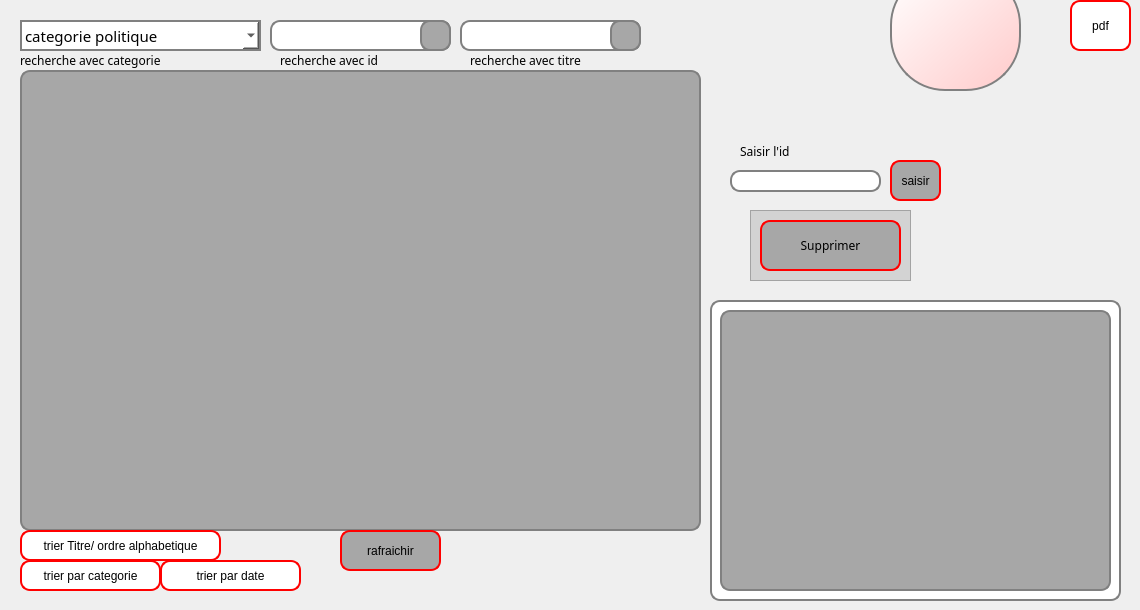
       <widget class="QWidget" name="tab_7">
        <attribute name="title">
         <string>affichage</string>
        </attribute>
        <widget class="QComboBox" name="categoriechercher">
         <property name="geometry">
          <rect>
           <x>20</x>
           <y>20</y>
           <width>241</width>
           <height>31</height>
          </rect>
         </property>
         <property name="font">
          <font>
           <family>Arial Rounded MT Bold</family>
           <pointsize>11</pointsize>
           <weight>50</weight>
           <italic>false</italic>
           <bold>false</bold>
          </font>
         </property>
         <property name="styleSheet">
          <string notr="true">font: 11pt &quot;Arial Rounded MT Bold&quot;;
color: rgb(0, 0, 0);
background-color: rgb(255, 255, 255);
border-radius: 0px;
border: 2px solid gray;
</string>
         </property>
         <item>
          <property name="text">
           <string>categorie politique</string>
          </property>
         </item>
         <item>
          <property name="text">
           <string>categorie sport</string>
          </property>
         </item>
         <item>
          <property name="text">
           <string>categorie meteo</string>
          </property>
         </item>
         <item>
          <property name="text">
           <string>categorie espace</string>
          </property>
         </item>
         <item>
          <property name="text">
           <string>categorie filmatographie</string>
          </property>
         </item>
         <item>
          <property name="text">
           <string>categorie technologique</string>
          </property>
         </item>
         <item>
          <property name="text">
           <string>categorie sante</string>
          </property>
         </item>
         <item>
          <property name="text">
           <string>categorie divers</string>
          </property>
         </item>
        </widget>
        <widget class="QLineEdit" name="le_recherche">
         <property name="geometry">
          <rect>
           <x>270</x>
           <y>20</y>
           <width>181</width>
           <height>31</height>
          </rect>
         </property>
         <property name="styleSheet">
          <string notr="true">background-color: rgb(255, 255, 255);
border-radius: 10px;
border: 2px solid gray;
color: rgb(0, 0, 0);
</string>
         </property>
         <property name="text">
          <string/>
         </property>
        </widget>
        <widget class="QPushButton" name="pushButton_7">
         <property name="geometry">
          <rect>
           <x>420</x>
           <y>20</y>
           <width>31</width>
           <height>31</height>
          </rect>
         </property>
         <property name="font">
          <font>
           <family>Arial Rounded MT Bold</family>
          </font>
         </property>
         <property name="styleSheet">
          <string notr="true">border-radius: 10px;

border: 2px solid gray;
image: url(:/ressources/icons8-chercher-100.png);
background-color:rgb(167, 167, 167);</string>
         </property>
         <property name="text">
          <string/>
         </property>
         <property name="icon">
          <iconset>
           <normaloff>../../ressources/icons8-chercher-100.png</normaloff>../../ressources/icons8-chercher-100.png</iconset>
         </property>
        </widget>
        <widget class="QTableView" name="listView">
         <property name="geometry">
          <rect>
           <x>20</x>
           <y>70</y>
           <width>681</width>
           <height>461</height>
          </rect>
         </property>
         <property name="styleSheet">
          <string notr="true">
border-radius: 10px;
border: 2px solid gray;
color: rgb(0, 0, 0);
background-color:rgb(167, 167, 167);</string>
         </property>
        </widget>
        <widget class="QLineEdit" name="le_suppr">
         <property name="geometry">
          <rect>
           <x>730</x>
           <y>170</y>
           <width>151</width>
           <height>22</height>
          </rect>
         </property>
         <property name="styleSheet">
          <string notr="true">background-color: rgb(255, 255, 255);
border-radius: 10px;
border: 2px solid gray;
color: rgb(0, 0, 0);</string>
         </property>
        </widget>
        <widget class="QLabel" name="label_9">
         <property name="geometry">
          <rect>
           <x>740</x>
           <y>141</y>
           <width>141</width>
           <height>20</height>
          </rect>
         </property>
         <property name="font">
          <font>
           <family>Arial Rounded MT Bold</family>
          </font>
         </property>
         <property name="styleSheet">
          <string notr="true">
border:0px solid red;
</string>
         </property>
         <property name="text">
          <string>Saisir l'id</string>
         </property>
        </widget>
        <widget class="QFrame" name="frame_8">
         <property name="geometry">
          <rect>
           <x>750</x>
           <y>210</y>
           <width>161</width>
           <height>71</height>
          </rect>
         </property>
         <property name="styleSheet">
          <string notr="true">background-color: rgb(211, 211, 211);
</string>
         </property>
         <property name="frameShape">
          <enum>QFrame::StyledPanel</enum>
         </property>
         <property name="frameShadow">
          <enum>QFrame::Sunken</enum>
         </property>
         <widget class="QPushButton" name="bouton_supp">
          <property name="geometry">
           <rect>
            <x>10</x>
            <y>10</y>
            <width>141</width>
            <height>51</height>
           </rect>
          </property>
          <property name="font">
           <font>
            <family>Arial Rounded MT Bold</family>
            <pointsize>-1</pointsize>
           </font>
          </property>
          <property name="styleSheet">
           <string notr="true">QPushButton {
background-color:rgb(167, 167, 167);
color: rgb(0, 0, 0);
border-radius: 10px;
/*border-width: 3px;*/
   /* border-color: #E80F88;
    border-style: solid;*/
border: 2px solid red;
   /* border-radius: 10;*/
   /* padding: 4px;*/
    font-size: 12px;
    padding-left: 5px;
    padding-right: 5px;

}


QPushButton:hover {
background-color: qlineargradient(spread:pad, x1:0, y1:0, x2:0, y2:1, stop:0 rgb(200, 200, 255), stop:1 rgb(200, 200, 255));
color: rgb(255, 255, 255);
 border-color: #AF0171;
}</string>
          </property>
          <property name="text">
           <string>Supprimer</string>
          </property>
          <property name="icon">
           <iconset>
            <normaloff>../../ressources/icons8-supprimer-pour-toujours-100.png</normaloff>../../ressources/icons8-supprimer-pour-toujours-100.png</iconset>
          </property>
         </widget>
        </widget>
        <widget class="QFrame" name="frame">
         <property name="geometry">
          <rect>
           <x>710</x>
           <y>300</y>
           <width>411</width>
           <height>301</height>
          </rect>
         </property>
         <property name="styleSheet">
          <string notr="true">background-color: rgb(255, 255, 255);
border-radius: 10px;
border: 2px solid gray;</string>
         </property>
         <property name="frameShape">
          <enum>QFrame::StyledPanel</enum>
         </property>
         <property name="frameShadow">
          <enum>QFrame::Raised</enum>
         </property>
         <widget class="QLabel" name="le_imageapercu">
          <property name="geometry">
           <rect>
            <x>10</x>
            <y>10</y>
            <width>391</width>
            <height>281</height>
           </rect>
          </property>
          <property name="styleSheet">
           <string notr="true">background-color:rgb(167, 167, 167);</string>
          </property>
          <property name="text">
           <string/>
          </property>
         </widget>
        </widget>
        <widget class="QPushButton" name="saisir">
         <property name="geometry">
          <rect>
           <x>890</x>
           <y>160</y>
           <width>51</width>
           <height>41</height>
          </rect>
         </property>
         <property name="styleSheet">
          <string notr="true">QPushButton {
background-color:rgb(167, 167, 167);
color: rgb(0, 0, 0);
border-radius: 10px;
/*border-width: 3px;*/
   /* border-color: #E80F88;
    border-style: solid;*/
border: 2px solid red;
   /* border-radius: 10;*/
   /* padding: 4px;*/
    font-size: 12px;
    padding-left: 5px;
    padding-right: 5px;

}


QPushButton:hover {
background-color: qlineargradient(spread:pad, x1:0, y1:0, x2:0, y2:1, stop:0 rgb(200, 200, 255), stop:1 rgb(200, 200, 255));
color: rgb(255, 255, 255);
 border-color: #AF0171;
}</string>
         </property>
         <property name="text">
          <string>saisir</string>
         </property>
        </widget>
        <widget class="QPushButton" name="trier">
         <property name="geometry">
          <rect>
           <x>20</x>
           <y>530</y>
           <width>201</width>
           <height>31</height>
          </rect>
         </property>
         <property name="styleSheet">
          <string notr="true">QPushButton {
background-color:rgb(255, 255, 255);
color: rgb(0, 0, 0);
border-radius: 10px;
/*border-width: 3px;*/
   /* border-color: #E80F88;
    border-style: solid;*/
border: 2px solid red;
   /* border-radius: 10;*/
   /* padding: 4px;*/
    font-size: 12px;
    padding-left: 5px;
    padding-right: 5px;

}


QPushButton:hover {
background-color: qlineargradient(spread:pad, x1:0, y1:0, x2:0, y2:1, stop:0 rgb(200, 200, 255), stop:1 rgb(200, 200, 255));
color: rgb(255, 255, 255);
 border-color: #AF0171;
}</string>
         </property>
         <property name="text">
          <string>trier Titre/ ordre alphabetique</string>
         </property>
         <property name="icon">
          <iconset>
           <normaloff>:/ressources/icons8-visible-48.png</normaloff>:/ressources/icons8-visible-48.png</iconset>
         </property>
        </widget>
        <widget class="QPushButton" name="rafraichir">
         <property name="geometry">
          <rect>
           <x>340</x>
           <y>530</y>
           <width>101</width>
           <height>41</height>
          </rect>
         </property>
         <property name="styleSheet">
          <string notr="true">QPushButton {
background-color:rgb(167, 167, 167);
color: rgb(0, 0, 0);
border-radius: 10px;
/*border-width: 3px;*/
   /* border-color: #E80F88;
    border-style: solid;*/
border: 2px solid red;
   /* border-radius: 10;*/
   /* padding: 4px;*/
    font-size: 12px;
    padding-left: 5px;
    padding-right: 5px;

}


QPushButton:hover {
background-color: qlineargradient(spread:pad, x1:0, y1:0, x2:0, y2:1, stop:0 rgb(200, 200, 255), stop:1 rgb(200, 200, 255));
color: rgb(255, 255, 255);
 border-color: #AF0171;
}</string>
         </property>
         <property name="text">
          <string>rafraichir</string>
         </property>
         <property name="icon">
          <iconset>
           <normaloff>:/ressources/icons8-visible-48.png</normaloff>:/ressources/icons8-visible-48.png</iconset>
         </property>
        </widget>
        <widget class="QPushButton" name="pushButton_2">
         <property name="geometry">
          <rect>
           <x>1070</x>
           <y>0</y>
           <width>61</width>
           <height>51</height>
          </rect>
         </property>
         <property name="styleSheet">
          <string notr="true">QPushButton {
background-color:rgb(255, 255, 255);
color: rgb(0, 0, 0);
border-radius: 10px;
/*border-width: 3px;*/
   /* border-color: #E80F88;
    border-style: solid;*/
border: 2px solid red;
   /* border-radius: 10;*/
   /* padding: 4px;*/
    font-size: 12px;
    padding-left: 5px;
    padding-right: 5px;

}


QPushButton:hover {
background-color: qlineargradient(spread:pad, x1:0, y1:0, x2:0, y2:1, stop:0 rgb(200, 200, 255), stop:1 rgb(200, 200, 255));
color: rgb(255, 255, 255);
 border-color: #AF0171;
}</string>
         </property>
         <property name="text">
          <string>pdf</string>
         </property>
        </widget>
        <widget class="QFrame" name="frame_9">
         <property name="geometry">
          <rect>
           <x>890</x>
           <y>-30</y>
           <width>131</width>
           <height>121</height>
          </rect>
         </property>
         <property name="styleSheet">
          <string notr="true">image: url(:/LOGOS/large (3).png);
border-radius: 55px;
border: 2px solid gray;
background-color: qlineargradient(spread:pad, x1:0, y1:0, x2:1, y2:1, stop:0 rgba(255, 255, 255, 255), stop:1 rgba(255, 202, 202, 255));
</string>
         </property>
         <property name="frameShape">
          <enum>QFrame::StyledPanel</enum>
         </property>
         <property name="frameShadow">
          <enum>QFrame::Raised</enum>
         </property>
        </widget>
        <widget class="QPushButton" name="trier_2">
         <property name="geometry">
          <rect>
           <x>20</x>
           <y>560</y>
           <width>141</width>
           <height>31</height>
          </rect>
         </property>
         <property name="styleSheet">
          <string notr="true">QPushButton {
background-color:rgb(255, 255, 255);
color: rgb(0, 0, 0);
border-radius: 10px;
/*border-width: 3px;*/
   /* border-color: #E80F88;
    border-style: solid;*/
border: 2px solid red;
   /* border-radius: 10;*/
   /* padding: 4px;*/
    font-size: 12px;
    padding-left: 5px;
    padding-right: 5px;

}


QPushButton:hover {
background-color: qlineargradient(spread:pad, x1:0, y1:0, x2:0, y2:1, stop:0 rgb(200, 200, 255), stop:1 rgb(200, 200, 255));
color: rgb(255, 255, 255);
 border-color: #AF0171;
}</string>
         </property>
         <property name="text">
          <string>trier par categorie</string>
         </property>
         <property name="icon">
          <iconset>
           <normaloff>:/ressources/icons8-visible-48.png</normaloff>:/ressources/icons8-visible-48.png</iconset>
         </property>
        </widget>
        <widget class="QPushButton" name="trier_3">
         <property name="geometry">
          <rect>
           <x>160</x>
           <y>560</y>
           <width>141</width>
           <height>31</height>
          </rect>
         </property>
         <property name="styleSheet">
          <string notr="true">QPushButton {
background-color:rgb(255, 255, 255);
color: rgb(0, 0, 0);
border-radius: 10px;
/*border-width: 3px;*/
   /* border-color: #E80F88;
    border-style: solid;*/
border: 2px solid red;
   /* border-radius: 10;*/
   /* padding: 4px;*/
    font-size: 12px;
    padding-left: 5px;
    padding-right: 5px;

}


QPushButton:hover {
background-color: qlineargradient(spread:pad, x1:0, y1:0, x2:0, y2:1, stop:0 rgb(200, 200, 255), stop:1 rgb(200, 200, 255));
color: rgb(255, 255, 255);
 border-color: #AF0171;
}</string>
         </property>
         <property name="text">
          <string>trier par date</string>
         </property>
         <property name="icon">
          <iconset>
           <normaloff>:/ressources/icons8-visible-48.png</normaloff>:/ressources/icons8-visible-48.png</iconset>
         </property>
        </widget>
        <widget class="QLineEdit" name="le_recherche_2">
         <property name="geometry">
          <rect>
           <x>460</x>
           <y>20</y>
           <width>181</width>
           <height>31</height>
          </rect>
         </property>
         <property name="styleSheet">
          <string notr="true">background-color: rgb(255, 255, 255);
border-radius: 10px;
border: 2px solid gray;
color: rgb(0, 0, 0);
</string>
         </property>
         <property name="text">
          <string/>
         </property>
        </widget>
        <widget class="QPushButton" name="pushButton_8">
         <property name="geometry">
          <rect>
           <x>610</x>
           <y>20</y>
           <width>31</width>
           <height>31</height>
          </rect>
         </property>
         <property name="font">
          <font>
           <family>Arial Rounded MT Bold</family>
          </font>
         </property>
         <property name="styleSheet">
          <string notr="true">border-radius: 10px;

border: 2px solid gray;
image: url(:/ressources/icons8-chercher-100.png);
background-color:rgb(167, 167, 167);</string>
         </property>
         <property name="text">
          <string/>
         </property>
         <property name="icon">
          <iconset>
           <normaloff>../../ressources/icons8-chercher-100.png</normaloff>../../ressources/icons8-chercher-100.png</iconset>
         </property>
        </widget>
        <widget class="QLabel" name="label_11">
         <property name="geometry">
          <rect>
           <x>280</x>
           <y>50</y>
           <width>141</width>
           <height>20</height>
          </rect>
         </property>
         <property name="font">
          <font>
           <family>Arial Rounded MT Bold</family>
          </font>
         </property>
         <property name="styleSheet">
          <string notr="true">
border:0px solid red;
</string>
         </property>
         <property name="text">
          <string>recherche avec id</string>
         </property>
        </widget>
        <widget class="QLabel" name="label_12">
         <property name="geometry">
          <rect>
           <x>470</x>
           <y>50</y>
           <width>141</width>
           <height>20</height>
          </rect>
         </property>
         <property name="font">
          <font>
           <family>Arial Rounded MT Bold</family>
          </font>
         </property>
         <property name="styleSheet">
          <string notr="true">
border:0px solid red;
</string>
         </property>
         <property name="text">
          <string>recherche avec titre</string>
         </property>
        </widget>
        <widget class="QLabel" name="label_30">
         <property name="geometry">
          <rect>
           <x>20</x>
           <y>50</y>
           <width>191</width>
           <height>20</height>
          </rect>
         </property>
         <property name="font">
          <font>
           <family>Arial Rounded MT Bold</family>
          </font>
         </property>
         <property name="styleSheet">
          <string notr="true">
border:0px solid red;
</string>
         </property>
         <property name="text">
          <string>recherche avec categorie</string>
         </property>
        </widget>
       </widget>
